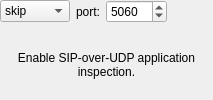
         <widget class="QWidget" name="label652">
          <attribute name="title">
           <string>sip udp</string>
          </attribute>
          <layout class="QGridLayout">
           <property name="margin">
            <number>0</number>
           </property>
           <item row="1" column="0" colspan="4">
            <widget class="QLabel" name="label698">
             <property name="text">
              <string>Enable SIP-over-UDP application inspection.</string>
             </property>
             <property name="alignment">
              <set>Qt::AlignCenter</set>
             </property>
             <property name="wordWrap">
              <bool>true</bool>
             </property>
            </widget>
           </item>
           <item row="0" column="2">
            <widget class="QSpinBox" name="pix_sip_udp_port1">
             <property name="minimum">
              <number>1</number>
             </property>
             <property name="maximum">
              <number>65535</number>
             </property>
             <property name="value">
              <number>5060</number>
             </property>
            </widget>
           </item>
           <item row="0" column="1">
            <widget class="QLabel" name="label711">
             <property name="text">
              <string>port:</string>
             </property>
             <property name="alignment">
              <set>Qt::AlignCenter</set>
             </property>
             <property name="wordWrap">
              <bool>false</bool>
             </property>
            </widget>
           </item>
           <item row="0" column="3">
            <spacer>
             <property name="orientation">
              <enum>Qt::Horizontal</enum>
             </property>
             <property name="sizeType">
              <enum>QSizePolicy::Expanding</enum>
             </property>
             <property name="sizeHint" stdset="0">
              <size>
               <width>40</width>
               <height>20</height>
              </size>
             </property>
            </spacer>
           </item>
           <item row="0" column="0">
            <widget class="QComboBox" name="pix_sipudp_switch">
             <item>
              <property name="text">
               <string>skip</string>
              </property>
             </item>
             <item>
              <property name="text">
               <string>enable</string>
              </property>
             </item>
             <item>
              <property name="text">
               <string>disable</string>
              </property>
             </item>
            </widget>
           </item>
          </layout>
         </widget>
